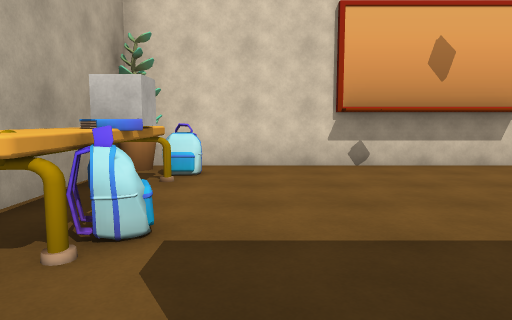
view 1 (above)

24 first-person views from a walk through a Unity game level. The camera is 1.5 m above the floor, tilts 6° down and sees 70° across. Doors are open. The floor is counted in squares, 2 m on a side. Each view is taken from the middle of a square. On the plan, view 1 faces up. The plan holds only what a view shows up to about 11 squares ahead; the rest is blank. The place goes on beyond the plan. The player character is not drawn. Some surface patterns are stand-ins.

view 2
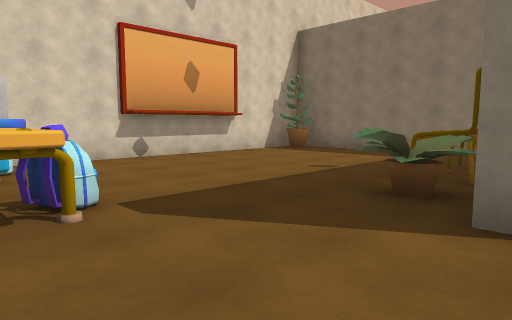

view 3
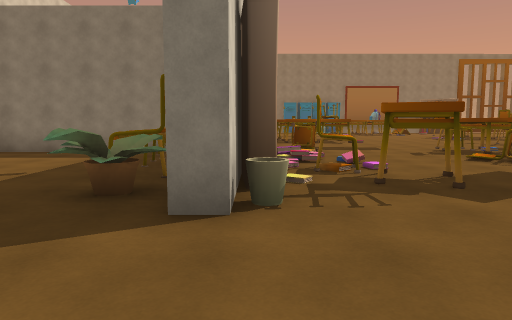

view 4
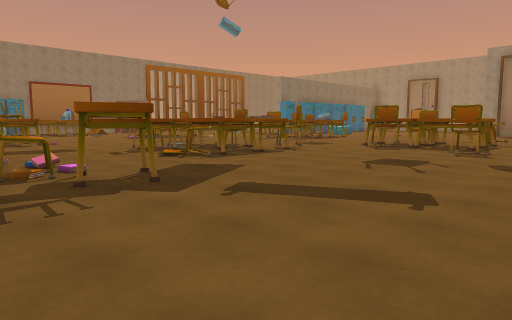

view 5
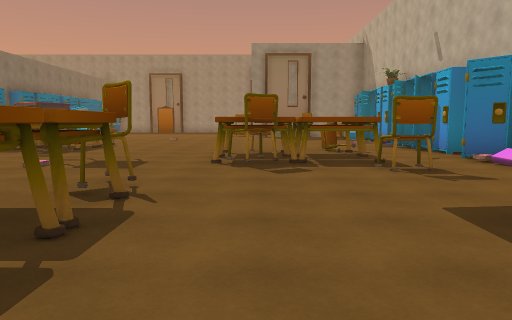

view 6
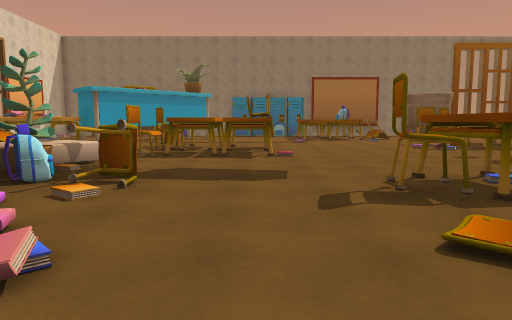

view 7
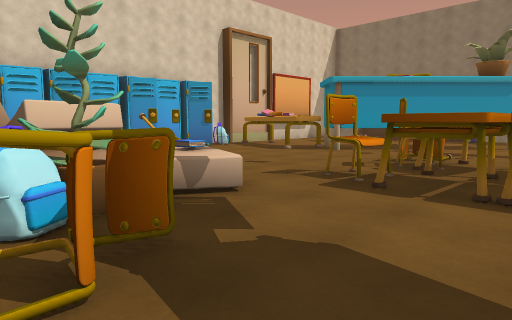

view 8
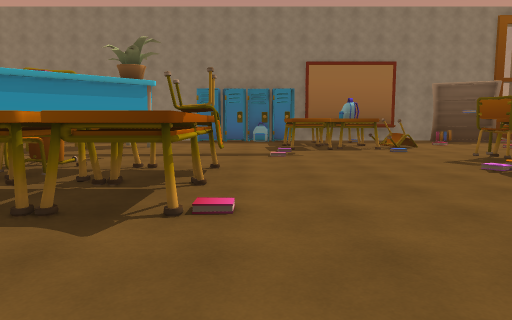

view 9
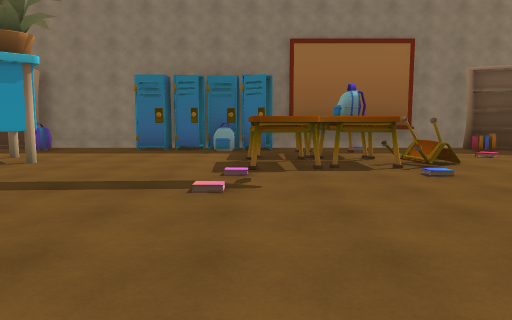

view 10
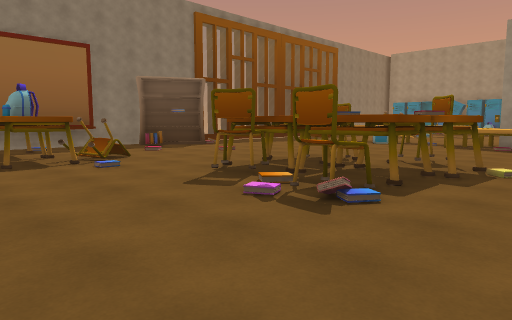

view 11
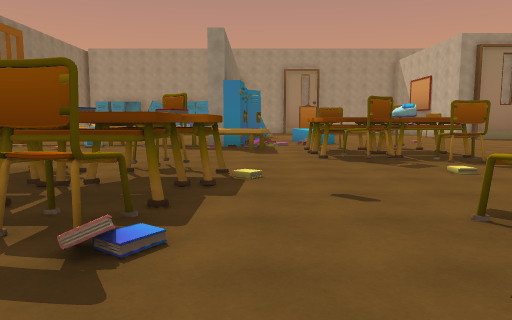

view 12
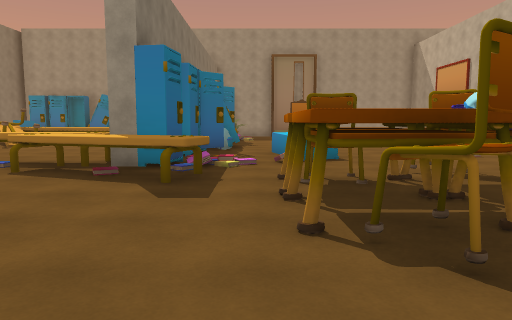

view 13
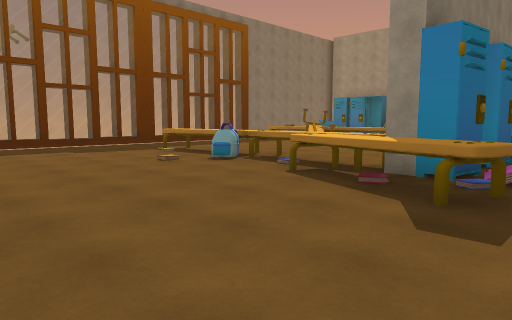

view 14
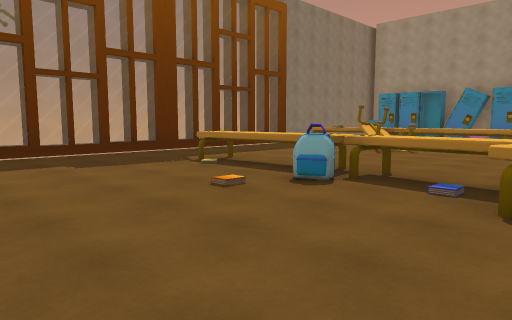

view 15
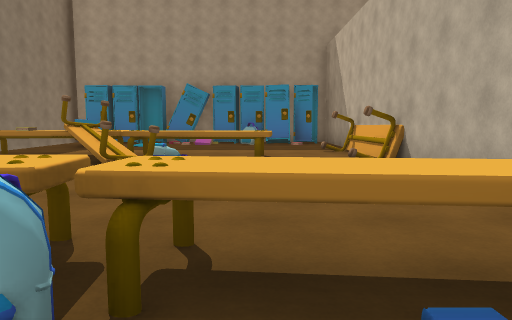

view 16
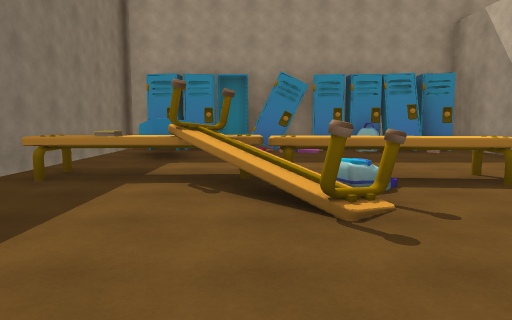

view 17
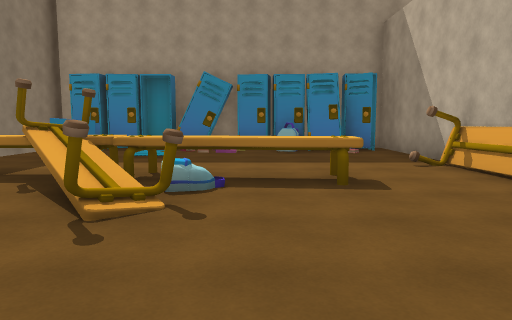

view 18
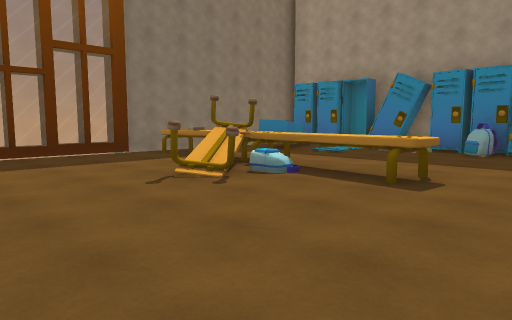

view 19
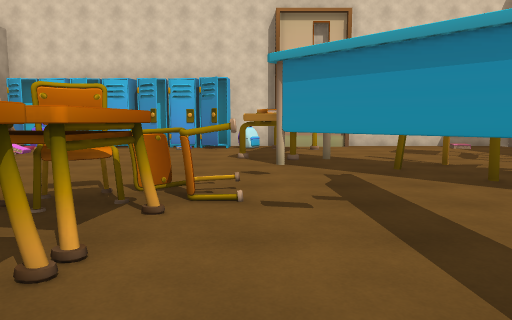

view 20
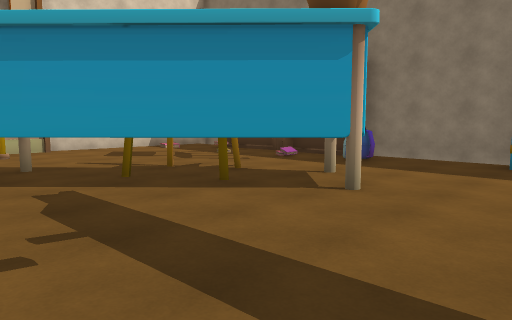

view 21
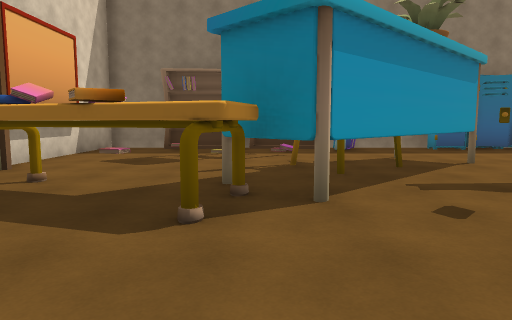

view 22
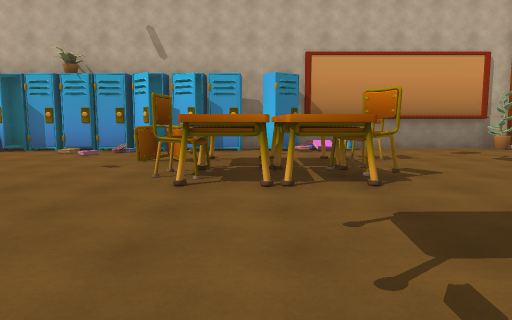

view 23
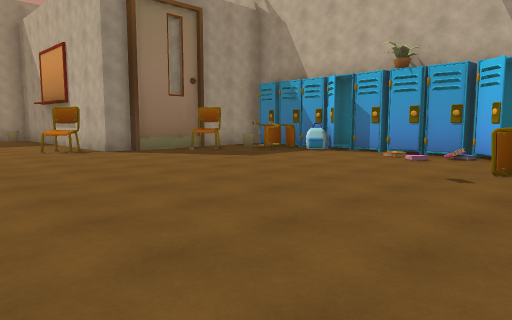

view 24
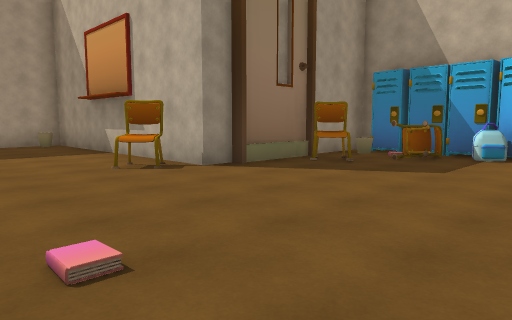

### Floor plan
Key: @ floor where view 1 was taken; # wall or solid block; . main floor; : floor 0.25 m higher than the main floor; / step, stairs or slope; = window, fence, low wall or low ledge; P plant; C cube; H chair; B bin; K bookshelf; S books; T table; L locker; I thing the floor can be seen under or through; O other object.
Columns run from 3 left of view 1 to 23 right of it. Each row starts with its distance up from view 1.
  7 ###########         #######
  6 #P.......P#LLLLLL####.....#
  5 #.O.......#LOL../LOO......#
  4 ##C.......#K   ....O.....K#
  3  #........#KK. ...OO.....K#
  2  #O.......#KK.....O#.....K#
  1  ....PHHHO#KOO.....I.H...K#
  0  ..@####  #KKS......IHH..K#
 -1  ...B K   #PK..H.H...II...#
 -2   .....HS.HH..HHHH........#
 -3   ...TT//.....OOOO.......L#
 -4   ............OOHH.......L#
 -5   ......................LL#
 -6  #......H.H..........OOOLL#
 -7  #......O.OO.........OOOO.#
 -8  #......SO ..........OOOO.#
 -9  #......H.   H..H....HH...#
-10  #.........  ...H.H.......#
-11  SO.H.H.... ....OOOO...:..#
-12  L..OOH......../SOOO.....S#
-13 #...OOO.........HHH.... KK
-14 ##L.HOH....H.H......... K
-15  #L.H......OOO............=
-16  #L........OOO............=
-17  L.........H.H.OO.........=
-18  L.............L#O..O.....=
-19  L...........L./LOOOOOOO..#
-20  LL..........L..L.........=
-21  LH..........L.L#.........#
-22  LB.H..... .. .OO.........=
-23  ######...    .L#....O....=
-24       #H..      #O...OO...#
-25       #...      #..OOOOOSO#
-26       #...      #O........#
-27       #..       #.......L.#
-28       #..       #.......L.#
-29       #..       #.LL....L.#
-30       #B.       #LLLLLLLL.#
-31       ###       ###########

Where each view was taken, in squares from view 1:
view 1: 0 up, 0 right, facing up
view 2: 1 down, 2 left, facing up-right
view 3: 1 down, 2 left, facing right
view 4: 1 down, 2 left, facing down-right
view 5: 5 down, 3 right, facing down
view 6: 4 down, 3 right, facing right
view 7: 4 down, 7 right, facing up-right
view 8: 5 down, 8 right, facing right
view 9: 6 down, 12 right, facing right
view 10: 6 down, 11 right, facing down-right
view 11: 7 down, 12 right, facing down
view 12: 12 down, 11 right, facing down
view 13: 13 down, 11 right, facing down-right
view 14: 14 down, 14 right, facing down-right
view 15: 17 down, 16 right, facing down
view 16: 20 down, 19 right, facing down
view 17: 20 down, 17 right, facing down
view 18: 20 down, 14 right, facing down-right
view 19: 5 down, 15 right, facing up
view 20: 4 down, 15 right, facing up-right
view 21: 2 up, 12 right, facing right
view 22: 13 down, 8 right, facing left
view 23: 14 down, 7 right, facing down-left
view 24: 18 down, 7 right, facing down-left
